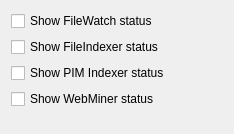
<?xml version="1.0" encoding="UTF-8"?>
<ui version="4.0">
 <class>nepomukControllerConfig</class>
 <widget class="QWidget" name="nepomukControllerConfig">
  <property name="geometry">
   <rect>
    <x>0</x>
    <y>0</y>
    <width>234</width>
    <height>134</height>
   </rect>
  </property>
  <layout class="QVBoxLayout" name="verticalLayout">
   <item>
    <widget class="QCheckBox" name="kcfg_showFileWatch">
     <property name="text">
      <string>Show FileWatch status</string>
     </property>
    </widget>
   </item>
   <item>
    <widget class="QCheckBox" name="kcfg_showFileIndexer">
     <property name="text">
      <string>Show FileIndexer status</string>
     </property>
    </widget>
   </item>
   <item>
    <widget class="QCheckBox" name="kcfg_showPIMIndexer">
     <property name="text">
      <string>Show PIM Indexer status</string>
     </property>
    </widget>
   </item>
   <item>
    <widget class="QCheckBox" name="kcfg_showWebMiner">
     <property name="text">
      <string>Show WebMiner status</string>
     </property>
    </widget>
   </item>
   <item>
    <spacer name="verticalSpacer">
     <property name="orientation">
      <enum>Qt::Vertical</enum>
     </property>
     <property name="sizeHint" stdset="0">
      <size>
       <width>20</width>
       <height>40</height>
      </size>
     </property>
    </spacer>
   </item>
  </layout>
 </widget>
 <resources/>
 <connections/>
</ui>
